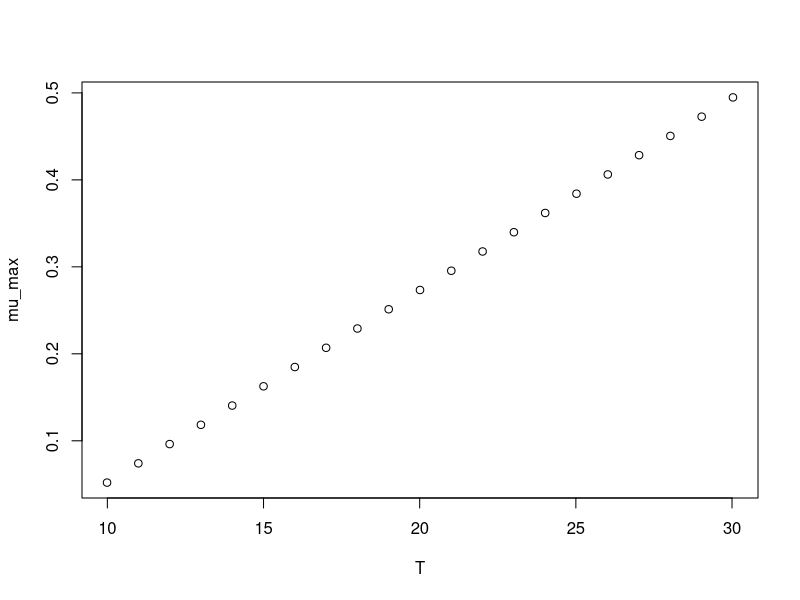

Here is the R script that generated this plot:
#############################
# start of Parameter script
#############################
T <- seq(9.99000999000999,30.03,length.out=21)
#############################
# end of Parameter script
#############################
############################# 
# start of Model script Gropin ID 1107 
#############################
 
# constant coefficients for this model
 
variables <- data.frame(T)
argumentsPar <- expand.grid(variables)
 
# heart of the model
response_surface <- function(T) {
   mumax <-0.0221*(T-7.64)

return(mumax=mumax)
} 

# output parameters
mumax <- cbind(argumentsPar,response_surface(argumentsPar['T']))
colnames(mumax) <- c(colnames(argumentsPar),'mumax')
#############################
# End of Model script
#############################
############################# 
# start of Visualisation script Gropin ID 1107 
#############################
plot(T,mumax$mumax,
                          xlab='T',
                          ylab='mu_max')
#############################
# End of Visualisation script
#############################
